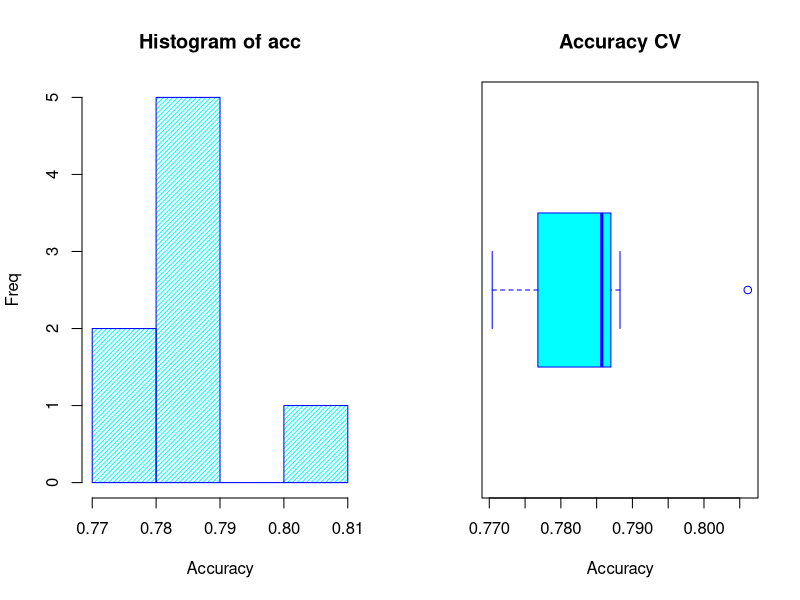
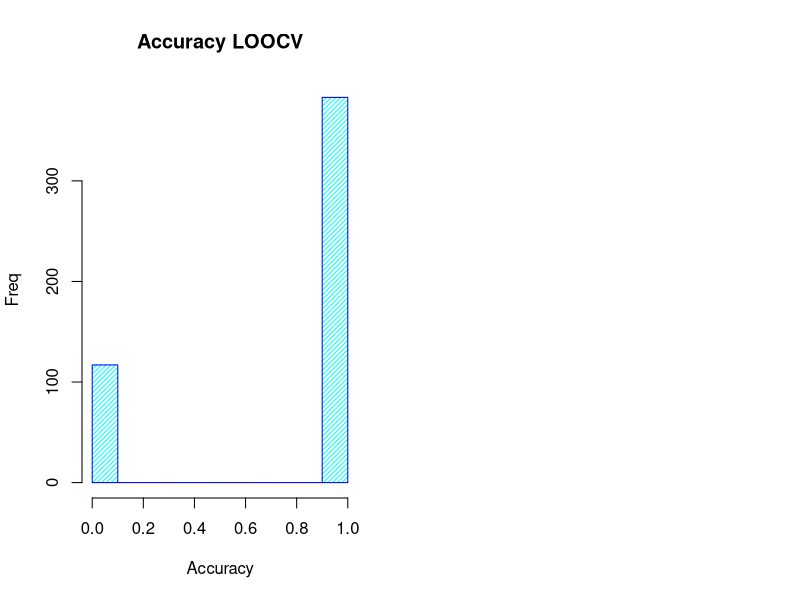

Here is the R script that generated these plots, in order:
## ---- chunk 1

## ---- chunk 2
library(mlbench)
data(PimaIndiansDiabetes)
data<-data.frame(PimaIndiansDiabetes)
final<-data[sample(nrow(data), 500), ]

final$diabetes<-final$diabetes == "pos" 
# want the columns to be numeric
final$pregnant<-as.numeric(final$pregnant)
final$glucose<-as.numeric(final$glucose)
final$pressure<-as.numeric(final$pressure)
final$triceps<-as.numeric(final$triceps)
final$insulin<-as.numeric(final$insulin)
final$mass<-as.numeric(final$mass)
final$pedigree<-as.numeric(final$pedigree)
final$age<-as.numeric(final$age)


log_m<-glm(diabetes~.,family=binomial(logit),data=final)
summary(log_m)
## ---- chunk 3
exp(log_m$coefficients) #e^(Beta) = ODDS
## ---- chunk 4
library(MASS)
stepAIC(log_m, direction="both")
summary(log_m)
## ---- chunk 5
fitted_log_m<-glm(formula = diabetes ~ pregnant + glucose + pressure + mass + 
      pedigree + age, family = binomial(logit), data = final)
## ---- chunk 6
##install.packages("caret")
library(caret)
k<-8
acc <- NULL
set.seed(123)
for(i in 1:k){
  Train <- createDataPartition(final$diabetes, p=0.75, list=FALSE)
  training <- data[ Train, ]
  testing <- data[ -Train, ]
  log_m1<-glm(formula = diabetes ~ pregnant + glucose + pressure + mass + 
            +       pedigree + age, family = binomial(logit), data = training)
  pred<-predict(log_m1, newdata=testing,type="response")
  results <- ifelse(pred > 0.5,1,0)
  testing$diabetes<- testing$diabetes == "pos"
  answers <- testing$diabetes
  misClasificError <- mean(answers != results)
  acc[i]=1-misClasificError
}
mean(acc)
#[1] 0.7907125
par(mfcol=c(1,2))

# Histogram of accuracy
hist(acc,xlab='Accuracy',ylab='Freq',
     col='cyan',border='blue',density=30)

# Boxplot of accuracy
boxplot(acc,col='cyan',border='blue',horizontal=T,xlab='Accuracy',
        main='Accuracy CV')
## ---- chunk 7
#Leave one out cross validation
a1 <-NULL
x<-final[sample(1:nrow(final)),]
set.seed(123)
for(i in 1:nrow(x))
{
  # Train-test splitting
  # 149 samples -> fitting
  # 1 sample -> testing
  train <- x[-i,]
  test <- x[i,]
  
  # Fitting
  log_m2<-glm(formula = diabetes ~ pregnant + glucose + pressure + mass + 
                +       pedigree + age, family = binomial(logit), data = train)
 
  # Predict results
  pred1 <- predict(log_m2,newdata=test,type="response")
  
  # If prob > 0.5 then 1, else 0
  results1 <- ifelse(pred1 > 0.5,1,0)
  
  # Actual answers
  answers1 <- test$diabetes
  
  # Calculate accuracy
  # Calculate accuracy
  misClasificError1 <- mean(answers1 != results1)
  a1[i] <- 1-misClasificError1
  
  # Collecting results
  a1[i] <- 1-misClasificError1
}

# Average accuracy of the model
mean(a1)
#[1] 0.752
hist(a1,xlab='Accuracy',ylab='Freq',main='Accuracy LOOCV',
     col='cyan',border='blue',density=30)
## ---- chunk 8
final$diabetes<-as.numeric(final$diabetes)

#testing for normality
shapiro.test(final$diabetes)
shapiro.test(final$mass)
shapiro.test(final$pressure)
## ---- chunk 9
cor.test(final$pressure,final$mass, method = "spearman")
## ---- chunk 10
#testing if variances are equal
var.test(final$mass~final$diabetes)
## ---- chunk 11
t.test(final$mass~final$diabetes,var.equal=TRUE)
## ---- chunk 12
sumdiab = sum(final$diabetes)
sumdiab
